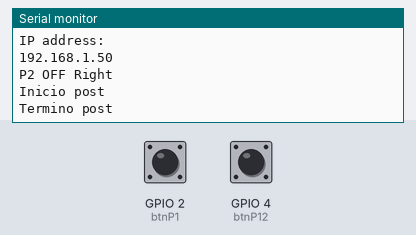
This sketch was run on a simulated ESP8266 (NodeMCU). Shown: the last lines printed to the serial monitor. The test bench sets the inputs (shaded band); at power-on: GPIO 2 (btnP1) LOW, GPIO 4 (btnP12) HIGH. WiFi joins after 1.5 s; servers stay silent unless stated; uploads are accepted with an empty reply.

Above: at 2.7 s.
2.8 s: GPIO 2 (btnP1) pulled HIGH for 2.45 s
At 4.86 s:
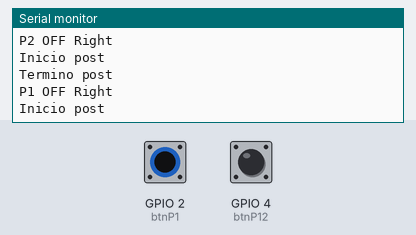
9.4 s: GPIO 4 (btnP12) pulled LOW for 2.45 s
At 12.1 s:
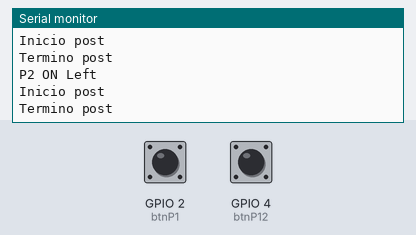

Measured:
- after the input at 2.8 s, the serial monitor: prints a new line after 1.9 s (image 1)
- after the input at 9.4 s, the serial monitor: prints a new line after 1.7 s (image 2)

The sketch:

miniProy_GomarSlavador_MejiaChavez.ino
```cpp
//#############################################
//#          Gomar Salvador Juan Manuel       #
//#          Mejía Chávez María Fernanda      #
//#############################################

#include <ArduinoJson.h>
#include <ESP8266WiFi.h>
#include <ESP8266HTTPClient.h>
#include <WiFiClient.h>

String server = "";

const char *ssid = "INFINITUM0934";
const char *password = "KRfwCKEUdT";

const int btnP12 = 4; //D2
const int btnP1 = 2; //D4


int p1 = 0;
int act1 = 0;
int p12 = 0;
int act12 = 0;


void setup() {

  Serial.begin(115200);

  // led
  pinMode(btnP1, INPUT);
  pinMode(btnP12, INPUT_PULLUP);

  Serial.println("WiFi connected");
  WiFi.mode(WIFI_STA);
  WiFi.begin(ssid, password);

  while (WiFi.status() != WL_CONNECTED)
  {
    delay(500);
  }


  Serial.println("");
  Serial.println("WiFi connected");
  Serial.println("IP address: ");
  Serial.println(WiFi.localIP());

}

void loop() {


  if (WiFi.status() == WL_CONNECTED) {
    if (digitalRead(btnP1) == HIGH) {
      act1 = 1;
      if (p1 != act1) {
        Serial.println("P1 OFF Right");
        post("P1", "OFF Right");
        delay(1000);
        p1 = 1;
      }

    }
    else {
      p1 = 0;
      if (p1 != act1) {
        Serial.println("P1 ON Left");
        post("p1", "OFF Left" );
        delay(1000);
        act1=0;
      }
    }
    // BOTON 2
    if (digitalRead(btnP12) == HIGH) {
      act12 = 1;
      if (p12 != act12) {
        Serial.println("P2 OFF Right");
        post("P2", "OFF Right");
        delay(1000);
        p12 = 1;
      }

    }
    else {
      p12 = 0;
      if (p12!=act12) {
        Serial.println("P2 ON Left");
        post("p2","OFF Left");
        delay(1000);
        act12=0;
      }
    }

  }

  delay(2000);

}

//-------------------------------------------------------------------------------------

void post(String boton, String posicion) {
  Serial.println("Inicio post");
  HTTPClient http;
  String json;
  server = "http://192.168.43.179:80/api/btn";

  StaticJsonDocument<256> doc;
  doc["boton"] = String(boton);
  doc["posicion"] = String(posicion);
  serializeJson(doc, json);

  http.begin(server);
  http.addHeader("Content-Type", "application/json");
  http.POST(json);
  http.writeToStream(&Serial);
  http.end();
  Serial.println("Termino post");

}
```
